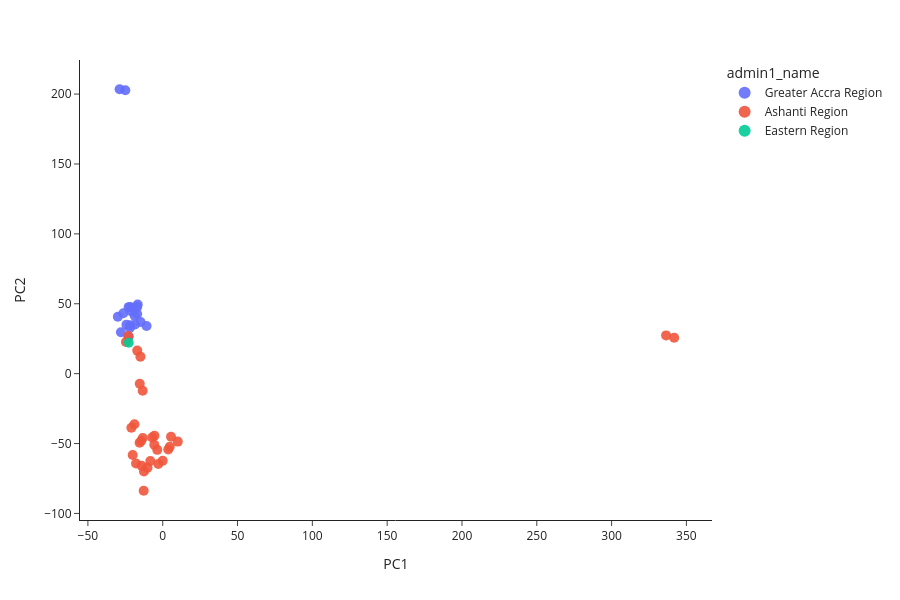

Notebook code for this chart:
### Code cell
ag3.plot_pca_coords(
    gh_pca_df,
    color="admin1_name",
)

### Figure 1 — Plotly figure (JSON) as saved in the notebook; plotly's stock layout.template omitted (floating-point values rounded to 4 significant figures; data arrays with more than 128 entries replaced by an {"elided": "..."} marker saying what was removed)
{"data": [{"customdata": {"elided": "19x11 mixed values"}, "hovertemplate": "<b>%{hovertext}</b><br><br>admin1_name=%{customdata[6]}<br>PC1=%{x}<br>PC2=%{y}<br>sample_id=%{customdata[0]}<br>partner_sample_id=%{customdata[1]}<br>sample_set=%{customdata[2]}<br>taxon=%{customdata[3]}<br>country=%{customdata[4]}<br>admin1_iso=%{customdata[5]}<br>admin2_name=%{customdata[7]}<br>location=%{customdata[8]}<br>year=%{customdata[9]}<br>month=%{customdata[10]}<extra></extra>", "hovertext": ["VBS19094-5563STDY7800178", "VBS19098-5563STDY7800182", "VBS19105-5563STDY7800189", "VBS19111-5563STDY7800195", "VBS19112-5563STDY7800196", "VBS19136-5563STDY7800220", "VBS19162-5563STDY7800248", "VBS19170-5563STDY7800256", "VBS19178-5563STDY7800264", "VBS19197-5563STDY7800283", "VBS19386-5563STDY7800472", "VBS19389-5563STDY7800475", "VBS19394-5563STDY7800479", "VBS19400-5563STDY7800485", "VBS19419-5563STDY7800504", "VBS19423-5563STDY7800508", "VBS19437-5563STDY7800524", "VBS19466-5563STDY7800553", "VBS19506-5563STDY7800589"], "legendgroup": "Greater Accra Region", "marker": {"color": "#636EFA", "opacity": 0.9, "size": 10, "symbol": "circle"}, "mode": "markers", "name": "Greater Accra Region", "orientation": "v", "showlegend": true, "type": "scatter", "x": [-21.76, -14.8, -17.1, -18.81, -24.24, -29.99, -27.93, -10.81, -28.81, -24.99, -21.89, -18.49, -21.67, -16.71, -17.08, -26.32, -22.71, -21.12, -22.79], "xaxis": "x", "y": [47.74, 36.96, 47.61, 41.52, 35.06, 40.66, 29.6, 34.12, 203.5, 202.8, 32.88, 35.12, 34.57, 49.47, 42.64, 43.21, 26.62, 44.67, 47.58], "yaxis": "y"}, {"customdata": {"elided": "30x11 mixed values"}, "hovertemplate": "<b>%{hovertext}</b><br><br>admin1_name=%{customdata[6]}<br>PC1=%{x}<br>PC2=%{y}<br>sample_id=%{customdata[0]}<br>partner_sample_id=%{customdata[1]}<br>sample_set=%{customdata[2]}<br>taxon=%{customdata[3]}<br>country=%{customdata[4]}<br>admin1_iso=%{customdata[5]}<br>admin2_name=%{customdata[7]}<br>location=%{customdata[8]}<br>year=%{customdata[9]}<br>month=%{customdata[10]}<extra></extra>", "hovertext": ["VBS19236-5563STDY7800322", "VBS19308-5563STDY7800396", "VBS19309-5563STDY7800397", "VBS19344-5563STDY7800432", "VBS19349-5563STDY7800437", "VBS19359-5563STDY7800446", "VBS19543-5563STDY7800623", "VBS19553-5563STDY7800633", "VBS19556-5563STDY7800636", "VBS19569-5563STDY7800646", "VBS19584-5563STDY7800661", "VBS19590-5563STDY7800666", "VBS19592-5563STDY7800668", "VBS19600-5563STDY7800676", "VBS19605-5563STDY7800681", "VBS19610-5563STDY7800686", "VBS19623-5563STDY7800699", "VBS19628-5563STDY7800704", "VBS19632-5563STDY7800708", "VBS19648-5563STDY7800726", "VBS19650-5563STDY7800728", "VBS19652-5563STDY7800730", "VBS19653-5563STDY7800731", "VBS45232-5563STDY8782495", "VBS45334-5563STDY8794274", "VBS45413-5563STDY8794355", "VBS45427-5563STDY8794369", "VBS45458-5563STDY8794400", "VBS45532-5563STDY9249457", "VBS45596-5563STDY9249523"], "legendgroup": "Ashanti Region", "marker": {"color": "#EF553B", "opacity": 0.9, "size": 10, "symbol": "circle"}, "mode": "markers", "name": "Ashanti Region", "orientation": "v", "showlegend": true, "type": "scatter", "x": [-15.46, 10.06, 3.661, -17.84, -14.1, -12.51, -0.01428, -18.91, -14.43, -2.95, -12.72, -13.41, -13.34, -20.08, -10.14, 5.553, -8.278, 4.703, 336.4, -5.533, 341.8, -7.096, -3.656, -20.94, -5.625, -24.59, -14.9, -17.02, -15.34, -23.01], "xaxis": "x", "y": [-49.4, -48.62, -54.3, -64.3, -65.87, -69.98, -62.32, -36.24, -48.22, -64.65, -83.77, -12.29, -46.02, -58.14, -67.26, -45.12, -62.53, -52.28, 27.35, -44.38, 25.63, -45.69, -54.53, -38.76, -50.87, 22.59, 12.17, 16.48, -7.268, 26.93], "yaxis": "y"}, {"customdata": [["AA0069-C", "Koforidua_F2", "AG1000G-GH", "gambiae", "Ghana", "GH-EP", "Eastern Region", "New Juaben South Municipal", "Koforidua", 2012, 11]], "hovertemplate": "<b>%{hovertext}</b><br><br>admin1_name=%{customdata[6]}<br>PC1=%{x}<br>PC2=%{y}<br>sample_id=%{customdata[0]}<br>partner_sample_id=%{customdata[1]}<br>sample_set=%{customdata[2]}<br>taxon=%{customdata[3]}<br>country=%{customdata[4]}<br>admin1_iso=%{customdata[5]}<br>admin2_name=%{customdata[7]}<br>location=%{customdata[8]}<br>year=%{customdata[9]}<br>month=%{customdata[10]}<extra></extra>", "hovertext": ["AA0069-C"], "legendgroup": "Eastern Region", "marker": {"color": "#00CC96", "opacity": 0.9, "size": 10, "symbol": "circle"}, "mode": "markers", "name": "Eastern Region", "orientation": "v", "showlegend": true, "type": "scatter", "x": [-22.7], "xaxis": "x", "y": [22.17], "yaxis": "y"}], "layout": {"height": 600, "legend": {"itemsizing": "constant", "title": {"text": "admin1_name"}, "tracegroupgap": 0}, "margin": {"t": 60}, "width": 900, "xaxis": {"anchor": "y", "autorange": true, "domain": [0, 1], "range": [-55.35, 367.2], "title": {"text": "PC1"}, "type": "linear"}, "yaxis": {"anchor": "x", "autorange": true, "domain": [0, 1], "range": [-104.7, 224.4], "title": {"text": "PC2"}, "type": "linear"}}}
